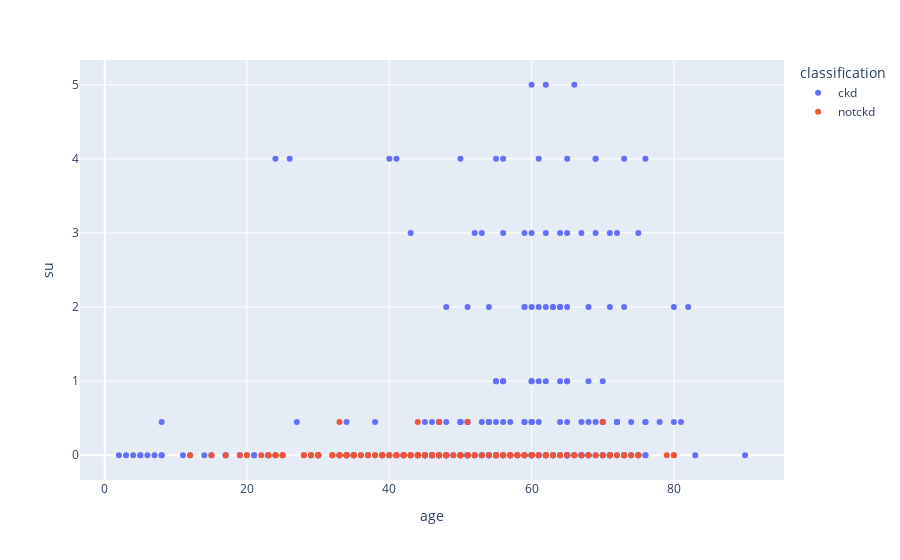

Notebook code for this chart:
### Code cell
px.scatter(data, x="age", y="su", color="classification")

### Figure 1 — Plotly figure (JSON) as saved in the notebook; plotly's stock layout.template omitted (floating-point values rounded to 4 significant figures; data arrays with more than 128 entries replaced by an {"elided": "..."} marker saying what was removed)
{"data": [{"hovertemplate": "classification=ckd<br>age=%{x}<br>su=%{y}<extra></extra>", "legendgroup": "ckd", "marker": {"color": "#636efa", "symbol": "circle"}, "mode": "markers", "name": "ckd", "orientation": "v", "showlegend": true, "type": "scatter", "x": {"elided": "250 int values"}, "xaxis": "x", "y": {"elided": "250 float values"}, "yaxis": "y"}, {"hovertemplate": "classification=notckd<br>age=%{x}<br>su=%{y}<extra></extra>", "legendgroup": "notckd", "marker": {"color": "#EF553B", "symbol": "circle"}, "mode": "markers", "name": "notckd", "orientation": "v", "showlegend": true, "type": "scatter", "x": {"elided": "150 int values"}, "xaxis": "x", "y": {"elided": "150 float values"}, "yaxis": "y"}], "layout": {"legend": {"title": {"text": "classification"}, "tracegroupgap": 0}, "margin": {"t": 60}, "xaxis": {"anchor": "y", "domain": [0, 1], "title": {"text": "age"}}, "yaxis": {"anchor": "x", "domain": [0, 1], "title": {"text": "su"}}}}
